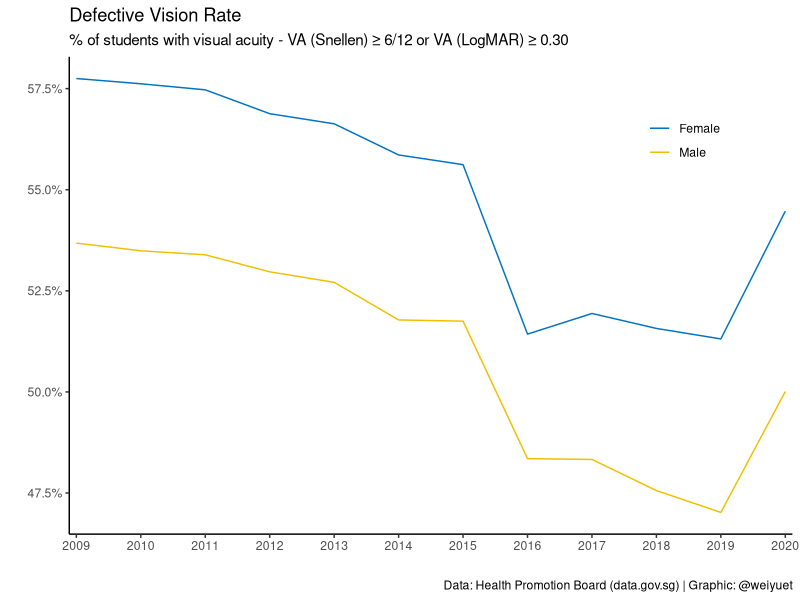
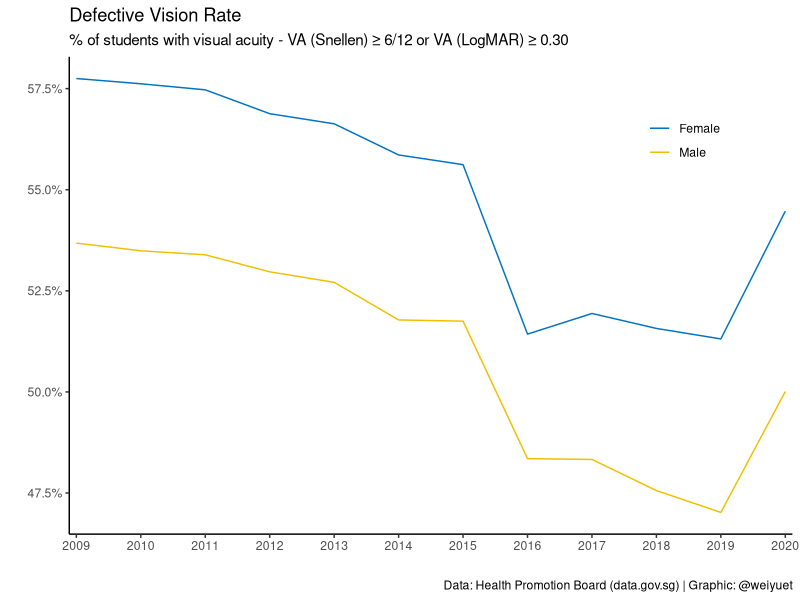

Recreate these plots in R, in order.
# Setup
library(tidyverse)
library(scales)
library(ggsci)

# Load data
myopia <- read_csv("data/common-health-problems-in-students-defective-vision-annual/common-health-problems-of-students-examined-defective-vision-annual.csv")

# Add percentage column
myopia <- myopia %>% 
  mutate(percentage = per_10000_examined / 10000)

# Visualize
myopia %>% 
  ggplot(aes(x = year, y = percentage, colour = gender)) +
  geom_line() +
  scale_x_continuous(expand = c(0.01, 0),
                     limits = c(min(myopia$year), max(myopia$year)),
                     breaks = seq(min(myopia$year), max(myopia$year), 1)) +
  scale_y_continuous(labels = label_percent()) +
  scale_colour_jco() +
  theme_classic() +
  theme(legend.position = c(0.85, 0.85)) +
  labs(x = "", y = "",
       colour = "",
       title = "Defective Vision Rate",
       subtitle = "% of students with visual acuity - VA (Snellen) ≥ 6/12 or VA (LogMAR) ≥ 0.30",
       caption = "Data: Health Promotion Board (data.gov.sg) | Graphic: @weiyuet")

# Save image
ggsave("figures/myopia-in-students.png", width = 7, height = 4.5)